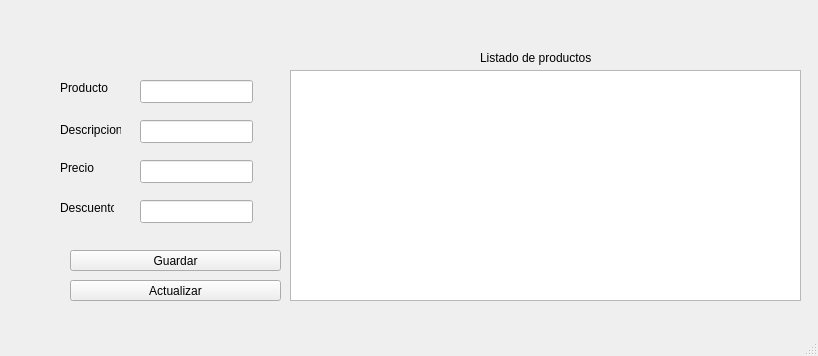
<?xml version="1.0" encoding="UTF-8"?>
<ui version="4.0">
 <class>MainWindow</class>
 <widget class="QMainWindow" name="MainWindow">
  <property name="geometry">
   <rect>
    <x>0</x>
    <y>0</y>
    <width>818</width>
    <height>356</height>
   </rect>
  </property>
  <property name="windowTitle">
   <string>MainWindow</string>
  </property>
  <widget class="QWidget" name="centralwidget">
   <widget class="QLineEdit" name="producto">
    <property name="geometry">
     <rect>
      <x>140</x>
      <y>80</y>
      <width>113</width>
      <height>23</height>
     </rect>
    </property>
   </widget>
   <widget class="QLabel" name="label">
    <property name="geometry">
     <rect>
      <x>60</x>
      <y>80</y>
      <width>54</width>
      <height>15</height>
     </rect>
    </property>
    <property name="text">
     <string>Producto</string>
    </property>
   </widget>
   <widget class="QLineEdit" name="descripcion">
    <property name="geometry">
     <rect>
      <x>140</x>
      <y>120</y>
      <width>113</width>
      <height>23</height>
     </rect>
    </property>
    <property name="text">
     <string/>
    </property>
   </widget>
   <widget class="QLabel" name="label_2">
    <property name="geometry">
     <rect>
      <x>60</x>
      <y>120</y>
      <width>61</width>
      <height>20</height>
     </rect>
    </property>
    <property name="text">
     <string>Descripcion</string>
    </property>
   </widget>
   <widget class="QPushButton" name="guardar">
    <property name="geometry">
     <rect>
      <x>70</x>
      <y>250</y>
      <width>211</width>
      <height>21</height>
     </rect>
    </property>
    <property name="text">
     <string>Guardar</string>
    </property>
   </widget>
   <widget class="QPushButton" name="actualizar">
    <property name="geometry">
     <rect>
      <x>70</x>
      <y>280</y>
      <width>211</width>
      <height>21</height>
     </rect>
    </property>
    <property name="text">
     <string>Actualizar</string>
    </property>
   </widget>
   <widget class="QTableWidget" name="listaProductos">
    <property name="geometry">
     <rect>
      <x>290</x>
      <y>70</y>
      <width>511</width>
      <height>231</height>
     </rect>
    </property>
   </widget>
   <widget class="QLabel" name="label_3">
    <property name="geometry">
     <rect>
      <x>60</x>
      <y>160</y>
      <width>54</width>
      <height>15</height>
     </rect>
    </property>
    <property name="text">
     <string>Precio</string>
    </property>
   </widget>
   <widget class="QLineEdit" name="precio">
    <property name="geometry">
     <rect>
      <x>140</x>
      <y>160</y>
      <width>113</width>
      <height>23</height>
     </rect>
    </property>
    <property name="text">
     <string/>
    </property>
   </widget>
   <widget class="QLineEdit" name="descuento">
    <property name="geometry">
     <rect>
      <x>140</x>
      <y>200</y>
      <width>113</width>
      <height>23</height>
     </rect>
    </property>
    <property name="text">
     <string/>
    </property>
   </widget>
   <widget class="QLabel" name="label_4">
    <property name="geometry">
     <rect>
      <x>60</x>
      <y>200</y>
      <width>54</width>
      <height>15</height>
     </rect>
    </property>
    <property name="text">
     <string>Descuento</string>
    </property>
   </widget>
   <widget class="QLabel" name="label_5">
    <property name="geometry">
     <rect>
      <x>480</x>
      <y>50</y>
      <width>111</width>
      <height>16</height>
     </rect>
    </property>
    <property name="text">
     <string>Listado de productos</string>
    </property>
   </widget>
  </widget>
  <widget class="QMenuBar" name="menubar">
   <property name="geometry">
    <rect>
     <x>0</x>
     <y>0</y>
     <width>818</width>
     <height>21</height>
    </rect>
   </property>
  </widget>
  <widget class="QStatusBar" name="statusbar"/>
 </widget>
 <resources/>
 <connections/>
</ui>
